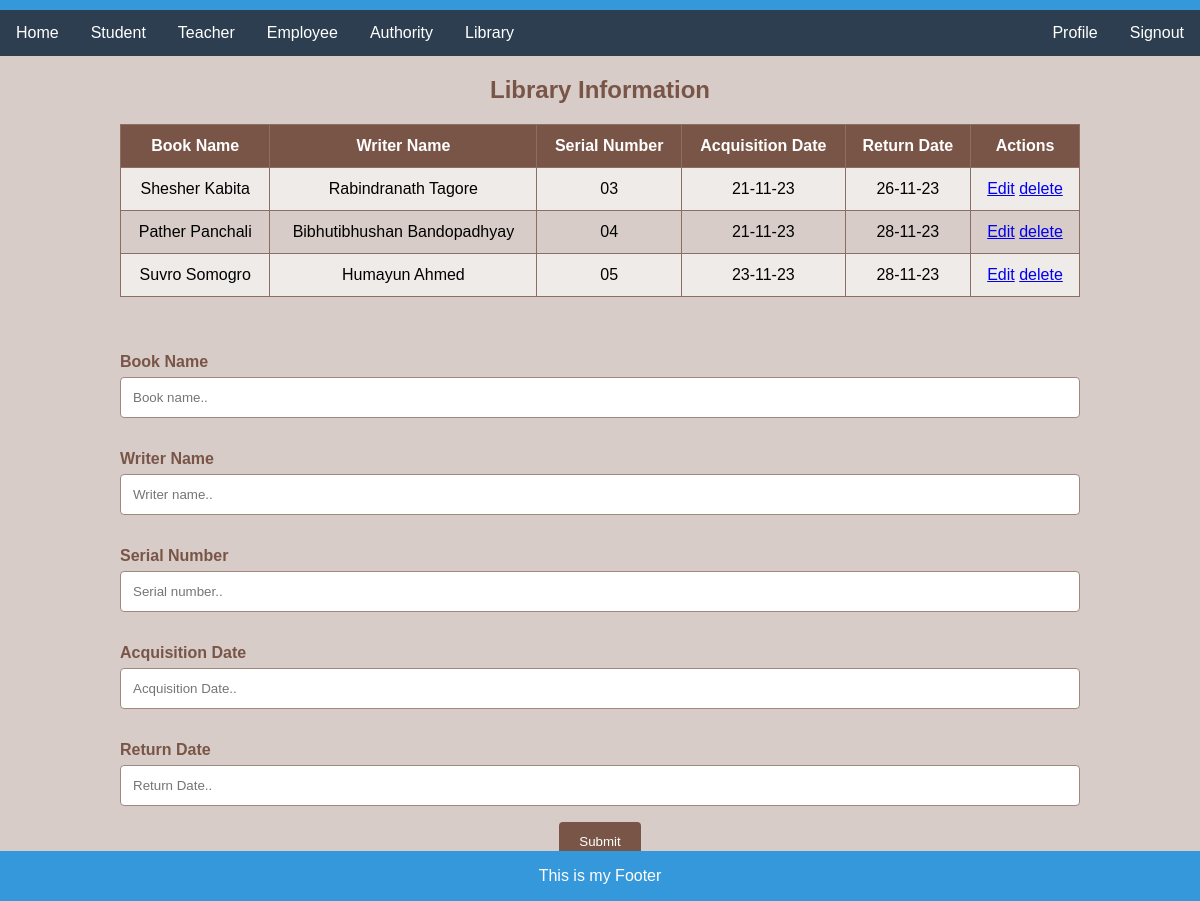
The app's page /libraryPage, older data.
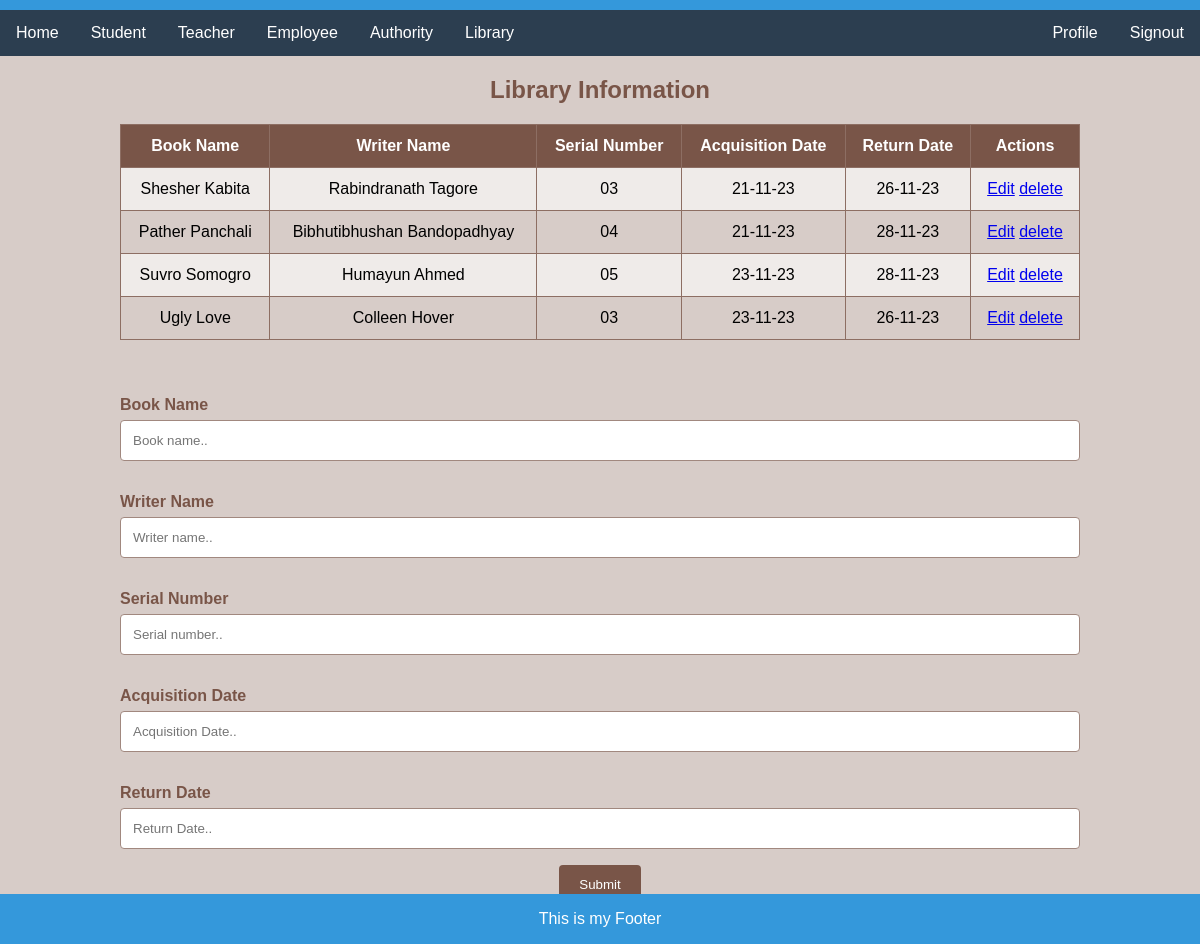
The same page, newer data.
### myApp/models.py (models this page shows, shortened)
class Library(models.Model):
    Book_Name=models.CharField(max_length=100, null=True)
    Writer_Name=models.CharField(max_length=100, null=True)
    Serial_No=models.CharField(max_length=100, null=True)
    Acquisition_Date=models.CharField(max_length=100, null=True)
    Return_Date=models.CharField(max_length=100, null=True)

### myProject/views.py (the view)
# urls.py: path('libraryPage',libraryPage,name="libraryPageUrl"),
def libraryPage(request):
    library = Library.objects.all()
    context={
        "lib":library,
    }
    return render(request,"library.html",context)

### template/library.html (shortened to what this page needs)
{% extends "home.html" %}
{% block content %}
<!DOCTYPE html>
<html lang="en">
<head>
</head>
<body>
  <h2>Library Information</h2>
  <table>
    <tr>
      <th>Book Name</th>
      <th>Writer Name</th>
      <th>Serial Number</th>
      <th>Acquisition Date</th>
      <th>Return Date</th>
      <th>Actions</th>
    </tr>
    {% for i in lib %}
    <tr>
      <td>{{i.Book_Name}}</td>
      <td>{{i.Writer_Name}}</td>
      <td>{{i.Serial_No}}</td>
      <td>{{i.Acquisition_Date}}</td>
      <td>{{i.Return_Date}}</td>
      <td>
        <a href="{% url 'editLibrary' i.id  %}">Edit</a>
        <a href="{% url 'deleteLibrary' i.id  %}">delete</a>
      </td>
    </tr>
    {% endfor %}
  </table>
  <div class="container">
    <form action="{%url 'libraryAdd'%}" method='post'>
    <form>
      <label for="book">Book Name</label>
      <input type="text" id="fname" name="b_name" placeholder="Book name..">
      <label for="writer">Writer Name</label>
      <input type="text" id="lastname" name="w_name" placeholder="Writer name..">
      <label for="Mobile">Serial Number</label>
      <input type="text" id="lname" name="Serial_No" placeholder="Serial number..">
      <label for="email">Acquisition Date</label>
      <input type="text" id="email" name="Acquisition_Date" placeholder="Acquisition Date..">
      <label for="age">Return Date</label>
      <input type="text" id="age" name="Return_Date" placeholder="Return Date..">
      <input type="submit" value="Submit">
    </form>
  </div>
</body>
</html>
{% endblock %}

Row changes from the older to the newer data that the page shows:
added Library: Book_Name "Ugly Love", Writer_Name "Colleen Hover", Serial_No "03", Acquisition_Date "23-11-23", Return_Date "26-11-23"
